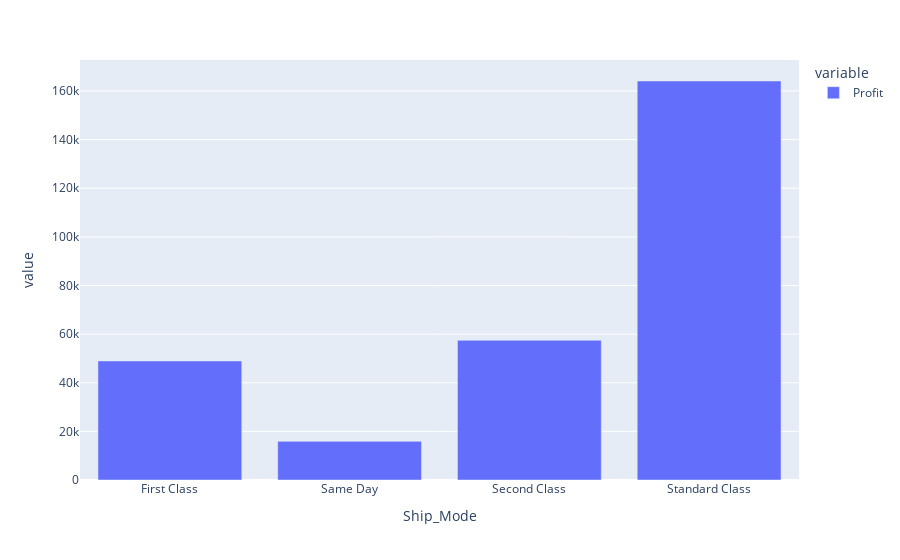

Notebook code cell kept with this figure:
### Code cell
px.bar(df.groupby(['Ship_Mode'])["Profit"].sum())

### Figure 1 — Plotly figure (JSON) as saved in the notebook; plotly's stock layout.template omitted (floating-point values rounded to 4 significant figures)
{"data": [{"alignmentgroup": "True", "hovertemplate": "variable=Profit<br>Ship_Mode=%{x}<br>value=%{y}<extra></extra>", "legendgroup": "Profit", "marker": {"color": "#636efa", "pattern": {"shape": ""}}, "name": "Profit", "offsetgroup": "Profit", "orientation": "v", "showlegend": true, "textposition": "auto", "type": "bar", "x": ["First Class", "Same Day", "Second Class", "Standard Class"], "xaxis": "x", "y": [48970.0, 15890.0, 57450.0, 164100.0], "yaxis": "y"}], "layout": {"barmode": "relative", "legend": {"title": {"text": "variable"}, "tracegroupgap": 0}, "margin": {"t": 60}, "xaxis": {"anchor": "y", "domain": [0, 1], "title": {"text": "Ship_Mode"}}, "yaxis": {"anchor": "x", "domain": [0, 1], "title": {"text": "value"}}}}
